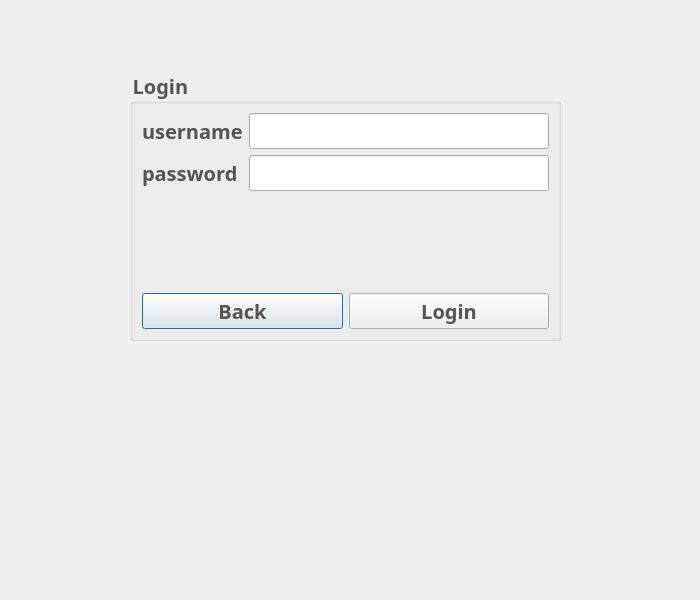
<?xml version="1.0" encoding="UTF-8"?>
<ui version="4.0">
 <class>LoginPage</class>
 <widget class="QDialog" name="LoginPage">
  <property name="geometry">
   <rect>
    <x>0</x>
    <y>0</y>
    <width>700</width>
    <height>600</height>
   </rect>
  </property>
  <property name="windowTitle">
   <string>Login</string>
  </property>
  <widget class="QGroupBox" name="groupBox">
   <property name="geometry">
    <rect>
     <x>130</x>
     <y>70</y>
     <width>431</width>
     <height>271</height>
    </rect>
   </property>
   <property name="styleSheet">
    <string notr="true">font-family:sans-serif;
font-size:20px;
font-weight:bold;
color:#545454;</string>
   </property>
   <property name="title">
    <string>Login </string>
   </property>
   <layout class="QVBoxLayout" name="verticalLayout">
    <item>
     <layout class="QFormLayout" name="formLayout">
      <item row="0" column="0">
       <widget class="QLabel" name="label_username">
        <property name="text">
         <string>username</string>
        </property>
       </widget>
      </item>
      <item row="0" column="1">
       <widget class="QLineEdit" name="lineEdit_username"/>
      </item>
      <item row="1" column="0">
       <widget class="QLabel" name="label_password">
        <property name="text">
         <string>password</string>
        </property>
       </widget>
      </item>
      <item row="1" column="1">
       <widget class="QLineEdit" name="lineEdit_password">
        <property name="echoMode">
         <enum>QLineEdit::Password</enum>
        </property>
       </widget>
      </item>
     </layout>
    </item>
    <item>
     <layout class="QHBoxLayout" name="horizontalLayout">
      <item>
       <widget class="QPushButton" name="pushButton_back">
        <property name="styleSheet">
         <string notr="true">font-family:sans-serif;
font-size:20px;
font-weight:bold;
color:#545454;</string>
        </property>
        <property name="text">
         <string>Back</string>
        </property>
       </widget>
      </item>
      <item>
       <widget class="QPushButton" name="pushButton_login">
        <property name="styleSheet">
         <string notr="true">font-family:sans-serif;
font-size:20px;
font-weight:bold;
color:#545454;</string>
        </property>
        <property name="text">
         <string>Login</string>
        </property>
       </widget>
      </item>
     </layout>
    </item>
   </layout>
  </widget>
 </widget>
 <tabstops>
  <tabstop>lineEdit_username</tabstop>
  <tabstop>lineEdit_password</tabstop>
  <tabstop>pushButton_login</tabstop>
  <tabstop>pushButton_back</tabstop>
 </tabstops>
 <resources/>
 <connections/>
</ui>
